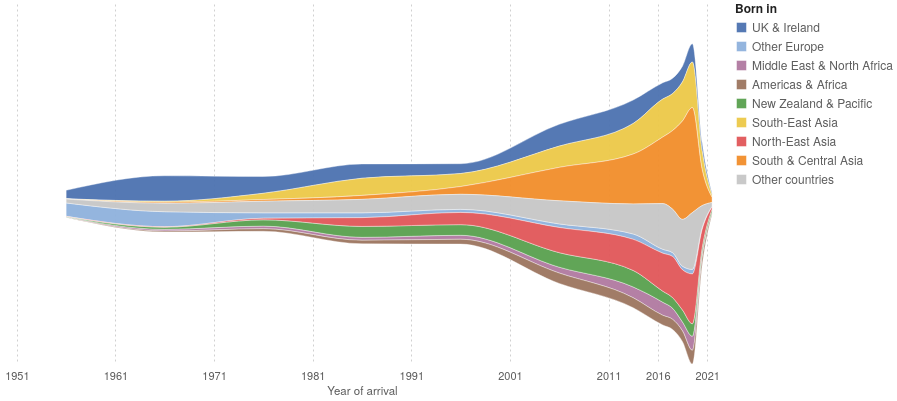

Specify this chart in Vega-Lite:
### Vega-Lite specification from a JSON file in a GitHub repository (floating-point values rounded to 4 significant figures)
{"$schema": "https://vega.github.io/schema/vega-lite/v5.json", "config": {"background": null, "font": "IBM Plex Sans, Helvetica Neue, Arial, sans-serif", "padding": 4, "view": {"stroke": null}, "axis": {"labelColor": "#5c5c5c", "titleColor": "#5c5c5c", "gridColor": "#d0d0d0", "domainColor": "#d0d0d0", "tickColor": "#d0d0d0", "labelFont": "IBM Plex Sans, Helvetica Neue, Arial, sans-serif", "labelFontSize": 11, "titleFont": "IBM Plex Sans, Helvetica Neue, Arial, sans-serif", "titleFontWeight": 500, "titleFontSize": 11.5}, "legend": {"labelColor": "#5c5c5c", "titleColor": "#222222", "labelFont": "IBM Plex Sans, Helvetica Neue, Arial, sans-serif", "titleFont": "IBM Plex Sans, Helvetica Neue, Arial, sans-serif", "titleFontWeight": 600, "labelFontSize": 12, "titleFontSize": 12, "symbolStrokeColor": "#ffffff"}, "text": {"color": "#222222", "font": "IBM Plex Sans, Helvetica Neue, Arial, sans-serif"}, "tooltipFormat": {"numberFormat": ",.0f"}}, "width": 710, "height": 360, "data": {"values": [{"region": "UK & Ireland", "period": "1951–60", "mid": 1956, "n": 82388, "perYear": 8239}, {"region": "UK & Ireland", "period": "1961–70", "mid": 1966, "n": 247329, "perYear": 24733}, {"region": "UK & Ireland", "period": "1971–80", "mid": 1976, "n": 162956, "perYear": 16296}, {"region": "UK & Ireland", "period": "1981–90", "mid": 1986, "n": 138688, "perYear": 13869}, {"region": "UK & Ireland", "period": "1991–2000", "mid": 1996, "n": 95470, "perYear": 9547}, {"region": "UK & Ireland", "period": "2001–10", "mid": 2006, "n": 211592, "perYear": 21159}, {"region": "UK & Ireland", "period": "2011–15", "mid": 2014.0, "n": 113660, "perYear": 22732}, {"region": "UK & Ireland", "period": "2016", "mid": 2016.0, "n": 15838, "perYear": 15838}, {"region": "UK & Ireland", "period": "2017", "mid": 2018.0, "n": 14854, "perYear": 14854}, {"region": "UK & Ireland", "period": "2018", "mid": 2018.0, "n": 15302, "perYear": 15302}, {"region": "UK & Ireland", "period": "2019", "mid": 2020.0, "n": 17673, "perYear": 17673}, {"region": "UK & Ireland", "period": "2020", "mid": 2020.0, "n": 8351, "perYear": 8351}, {"region": "UK & Ireland", "period": "2021 (to August)", "mid": 2022.0, "n": 2935, "perYear": 1834}, {"region": "Other Europe", "period": "1951–60", "mid": 1956, "n": 129732, "perYear": 12973}, {"region": "Other Europe", "period": "1961–70", "mid": 1966, "n": 145673, "perYear": 14567}, {"region": "Other Europe", "period": "1971–80", "mid": 1976, "n": 52488, "perYear": 5249}, {"region": "Other Europe", "period": "1981–90", "mid": 1986, "n": 46723, "perYear": 4672}, {"region": "Other Europe", "period": "1991–2000", "mid": 1996, "n": 30046, "perYear": 3005}, {"region": "Other Europe", "period": "2001–10", "mid": 2006, "n": 34617, "perYear": 3462}, {"region": "Other Europe", "period": "2011–15", "mid": 2014.0, "n": 25878, "perYear": 5176}, {"region": "Other Europe", "period": "2016", "mid": 2016.0, "n": 3753, "perYear": 3753}, {"region": "Other Europe", "period": "2017", "mid": 2018.0, "n": 3663, "perYear": 3663}, {"region": "Other Europe", "period": "2018", "mid": 2018.0, "n": 3392, "perYear": 3392}, {"region": "Other Europe", "period": "2019", "mid": 2020.0, "n": 4374, "perYear": 4374}, {"region": "Other Europe", "period": "2020", "mid": 2020.0, "n": 1724, "perYear": 1724}, {"region": "Other Europe", "period": "2021 (to August)", "mid": 2022.0, "n": 424, "perYear": 265}, {"region": "Middle East & North Africa", "period": "1951–60", "mid": 1956, "n": 4687, "perYear": 469}, {"region": "Middle East & North Africa", "period": "1961–70", "mid": 1966, "n": 17237, "perYear": 1724}, {"region": "Middle East & North Africa", "period": "1971–80", "mid": 1976, "n": 25308, "perYear": 2531}, {"region": "Middle East & North Africa", "period": "1981–90", "mid": 1986, "n": 28224, "perYear": 2822}, {"region": "Middle East & North Africa", "period": "1991–2000", "mid": 1996, "n": 38697, "perYear": 3870}, {"region": "Middle East & North Africa", "period": "2001–10", "mid": 2006, "n": 56767, "perYear": 5677}, {"region": "Middle East & North Africa", "period": "2011–15", "mid": 2014.0, "n": 52287, "perYear": 10457}, {"region": "Middle East & North Africa", "period": "2016", "mid": 2016.0, "n": 12653, "perYear": 12653}, {"region": "Middle East & North Africa", "period": "2017", "mid": 2018.0, "n": 10754, "perYear": 10754}, {"region": "Middle East & North Africa", "period": "2018", "mid": 2018.0, "n": 8591, "perYear": 8591}, {"region": "Middle East & North Africa", "period": "2019", "mid": 2020.0, "n": 13698, "perYear": 13698}, {"region": "Middle East & North Africa", "period": "2020", "mid": 2020.0, "n": 3972, "perYear": 3972}, {"region": "Middle East & North Africa", "period": "2021 (to August)", "mid": 2022.0, "n": 1218, "perYear": 761}, {"region": "Americas & Africa", "period": "1951–60", "mid": 1956, "n": 994, "perYear": 99}, {"region": "Americas & Africa", "period": "1961–70", "mid": 1966, "n": 9058, "perYear": 906}, {"region": "Americas & Africa", "period": "1971–80", "mid": 1976, "n": 24850, "perYear": 2485}, {"region": "Americas & Africa", "period": "1981–90", "mid": 1986, "n": 34546, "perYear": 3455}, {"region": "Americas & Africa", "period": "1991–2000", "mid": 1996, "n": 46565, "perYear": 4657}, {"region": "Americas & Africa", "period": "2001–10", "mid": 2006, "n": 101078, "perYear": 10108}, {"region": "Americas & Africa", "period": "2011–15", "mid": 2014.0, "n": 48530, "perYear": 9706}, {"region": "Americas & Africa", "period": "2016", "mid": 2016.0, "n": 9462, "perYear": 9462}, {"region": "Americas & Africa", "period": "2017", "mid": 2018.0, "n": 9865, "perYear": 9865}, {"region": "Americas & Africa", "period": "2018", "mid": 2018.0, "n": 10458, "perYear": 10458}, {"region": "Americas & Africa", "period": "2019", "mid": 2020.0, "n": 13288, "perYear": 13288}, {"region": "Americas & Africa", "period": "2020", "mid": 2020.0, "n": 7702, "perYear": 7702}, {"region": "Americas & Africa", "period": "2021 (to August)", "mid": 2022.0, "n": 2802, "perYear": 1751}, {"region": "New Zealand & Pacific", "period": "1951–60", "mid": 1956, "n": 3096, "perYear": 310}, {"region": "New Zealand & Pacific", "period": "1961–70", "mid": 1966, "n": 20700, "perYear": 2070}, {"region": "New Zealand & Pacific", "period": "1971–80", "mid": 1976, "n": 60971, "perYear": 6097}, {"region": "New Zealand & Pacific", "period": "1981–90", "mid": 1986, "n": 106064, "perYear": 10606}, {"region": "New Zealand & Pacific", "period": "1991–2000", "mid": 1996, "n": 103551, "perYear": 10355}, {"region": "New Zealand & Pacific", "period": "2001–10", "mid": 2006, "n": 141056, "perYear": 14106}, {"region": "New Zealand & Pacific", "period": "2011–15", "mid": 2014.0, "n": 80111, "perYear": 16022}, {"region": "New Zealand & Pacific", "period": "2016", "mid": 2016.0, "n": 10754, "perYear": 10754}, {"region": "New Zealand & Pacific", "period": "2017", "mid": 2018.0, "n": 10355, "perYear": 10355}, {"region": "New Zealand & Pacific", "period": "2018", "mid": 2018.0, "n": 11668, "perYear": 11668}, {"region": "New Zealand & Pacific", "period": "2019", "mid": 2020.0, "n": 12104, "perYear": 12104}, {"region": "New Zealand & Pacific", "period": "2020", "mid": 2020.0, "n": 5359, "perYear": 5359}, {"region": "New Zealand & Pacific", "period": "2021 (to August)", "mid": 2022.0, "n": 4679, "perYear": 2924}, {"region": "South-East Asia", "period": "1951–60", "mid": 1956, "n": 1683, "perYear": 168}, {"region": "South-East Asia", "period": "1961–70", "mid": 1966, "n": 9125, "perYear": 913}, {"region": "South-East Asia", "period": "1971–80", "mid": 1976, "n": 60760, "perYear": 6076}, {"region": "South-East Asia", "period": "1981–90", "mid": 1986, "n": 166704, "perYear": 16670}, {"region": "South-East Asia", "period": "1991–2000", "mid": 1996, "n": 126705, "perYear": 12671}, {"region": "South-East Asia", "period": "2001–10", "mid": 2006, "n": 206565, "perYear": 20657}, {"region": "South-East Asia", "period": "2011–15", "mid": 2014.0, "n": 148719, "perYear": 29744}, {"region": "South-East Asia", "period": "2016", "mid": 2016.0, "n": 36881, "perYear": 36881}, {"region": "South-East Asia", "period": "2017", "mid": 2018.0, "n": 35932, "perYear": 35932}, {"region": "South-East Asia", "period": "2018", "mid": 2018.0, "n": 37940, "perYear": 37940}, {"region": "South-East Asia", "period": "2019", "mid": 2020.0, "n": 44310, "perYear": 44310}, {"region": "South-East Asia", "period": "2020", "mid": 2020.0, "n": 17932, "perYear": 17932}, {"region": "South-East Asia", "period": "2021 (to August)", "mid": 2022.0, "n": 3574, "perYear": 2234}, {"region": "North-East Asia", "period": "1951–60", "mid": 1956, "n": 2570, "perYear": 257}, {"region": "North-East Asia", "period": "1961–70", "mid": 1966, "n": 4508, "perYear": 451}, {"region": "North-East Asia", "period": "1971–80", "mid": 1976, "n": 15533, "perYear": 1553}, {"region": "North-East Asia", "period": "1981–90", "mid": 1986, "n": 85234, "perYear": 8523}, {"region": "North-East Asia", "period": "1991–2000", "mid": 1996, "n": 118524, "perYear": 11852}, {"region": "North-East Asia", "period": "2001–10", "mid": 2006, "n": 244970, "perYear": 24497}, {"region": "North-East Asia", "period": "2011–15", "mid": 2014.0, "n": 151466, "perYear": 30293}, {"region": "North-East Asia", "period": "2016", "mid": 2016.0, "n": 36962, "perYear": 36962}, {"region": "North-East Asia", "period": "2017", "mid": 2018.0, "n": 39987, "perYear": 39987}, {"region": "North-East Asia", "period": "2018", "mid": 2018.0, "n": 39155, "perYear": 39155}, {"region": "North-East Asia", "period": "2019", "mid": 2020.0, "n": 48505, "perYear": 48505}, {"region": "North-East Asia", "period": "2020", "mid": 2020.0, "n": 17701, "perYear": 17701}, {"region": "North-East Asia", "period": "2021 (to August)", "mid": 2022.0, "n": 3598, "perYear": 2249}, {"region": "South & Central Asia", "period": "1951–60", "mid": 1956, "n": 1172, "perYear": 117}, {"region": "South & Central Asia", "period": "1961–70", "mid": 1966, "n": 11164, "perYear": 1116}, {"region": "South & Central Asia", "period": "1971–80", "mid": 1976, "n": 16480, "perYear": 1648}, {"region": "South & Central Asia", "period": "1981–90", "mid": 1986, "n": 38479, "perYear": 3848}, {"region": "South & Central Asia", "period": "1991–2000", "mid": 1996, "n": 75195, "perYear": 7520}, {"region": "South & Central Asia", "period": "2001–10", "mid": 2006, "n": 324884, "perYear": 32488}, {"region": "South & Central Asia", "period": "2011–15", "mid": 2014.0, "n": 242434, "perYear": 48487}, {"region": "South & Central Asia", "period": "2016", "mid": 2016.0, "n": 64726, "perYear": 64726}, {"region": "South & Central Asia", "period": "2017", "mid": 2018.0, "n": 76473, "perYear": 76473}, {"region": "South & Central Asia", "period": "2018", "mid": 2018.0, "n": 95712, "perYear": 95712}, {"region": "South & Central Asia", "period": "2019", "mid": 2020.0, "n": 102138, "perYear": 102138}, {"region": "South & Central Asia", "period": "2020", "mid": 2020.0, "n": 34750, "perYear": 34750}, {"region": "South & Central Asia", "period": "2021 (to August)", "mid": 2022.0, "n": 7784, "perYear": 4865}, {"region": "Other countries", "period": "1951–60", "mid": 1956, "n": 37762, "perYear": 3776}, {"region": "Other countries", "period": "1961–70", "mid": 1966, "n": 82166, "perYear": 8217}, {"region": "Other countries", "period": "1971–80", "mid": 1976, "n": 113002, "perYear": 11300}, {"region": "Other countries", "period": "1981–90", "mid": 1986, "n": 131224, "perYear": 13122}, {"region": "Other countries", "period": "1991–2000", "mid": 1996, "n": 146467, "perYear": 14647}, {"region": "Other countries", "period": "2001–10", "mid": 2006, "n": 224894, "perYear": 22489}, {"region": "Other countries", "period": "2011–15", "mid": 2014.0, "n": 146256, "perYear": 29251}, {"region": "Other countries", "period": "2016", "mid": 2016.0, "n": 44452, "perYear": 44452}, {"region": "Other countries", "period": "2017", "mid": 2018.0, "n": 42356, "perYear": 42356}, {"region": "Other countries", "period": "2018", "mid": 2018.0, "n": 45640, "perYear": 45640}, {"region": "Other countries", "period": "2019", "mid": 2020.0, "n": 55244, "perYear": 55244}, {"region": "Other countries", "period": "2020", "mid": 2020.0, "n": 21346, "perYear": 21346}, {"region": "Other countries", "period": "2021 (to August)", "mid": 2022.0, "n": 6092, "perYear": 3808}]}, "params": [{"name": "reg", "select": {"type": "point", "fields": ["region"], "on": "pointerover", "clear": "pointerout"}, "bind": "legend"}], "mark": {"type": "area", "interpolate": "monotone", "stroke": "#ffffff", "strokeWidth": 0.4}, "encoding": {"x": {"field": "mid", "type": "quantitative", "title": "Year of arrival", "scale": {"domain": [1950, 2022], "nice": false}, "axis": {"format": "d", "values": [1951, 1961, 1971, 1981, 1991, 2001, 2011, 2016, 2021], "grid": true, "gridDash": [2, 3], "domain": false, "tickSize": 0, "labelPadding": 6}}, "y": {"field": "perYear", "type": "quantitative", "stack": "center", "axis": null}, "color": {"field": "region", "type": "nominal", "title": "Born in", "scale": {"domain": ["UK & Ireland", "Other Europe", "Middle East & North Africa", "Americas & Africa", "New Zealand & Pacific", "South-East Asia", "North-East Asia", "South & Central Asia", "Other countries"], "range": ["#4c72b0", "#8fb1dd", "#b07aa1", "#9c755f", "#59a14f", "#edc948", "#e15759", "#f28e2b", "#c7c7c7"]}, "sort": ["UK & Ireland", "Other Europe", "Middle East & North Africa", "Americas & Africa", "New Zealand & Pacific", "South-East Asia", "North-East Asia", "South & Central Asia", "Other countries"], "legend": {"orient": "right", "columns": 1, "symbolType": "square", "symbolSize": 120, "labelLimit": 180, "labelFontSize": 12, "columnPadding": 8}}, "order": {"field": "region", "sort": "ascending"}, "opacity": {"condition": {"param": "reg", "value": 0.95}, "value": 0.18}, "tooltip": [{"field": "region", "title": "Born in"}, {"field": "period", "title": "Arrived"}, {"field": "n", "title": "Still living in Australia, 2021", "format": ","}, {"field": "perYear", "title": "Per year of the period", "format": ","}]}}
